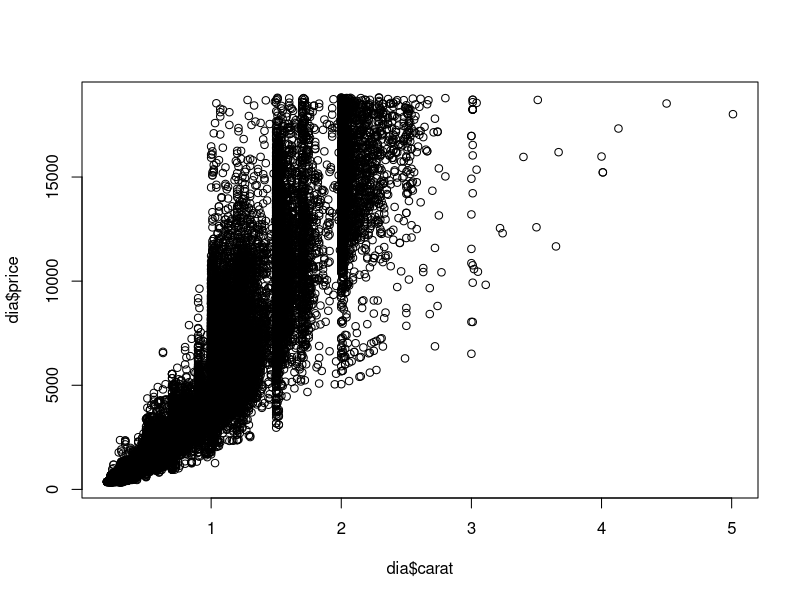
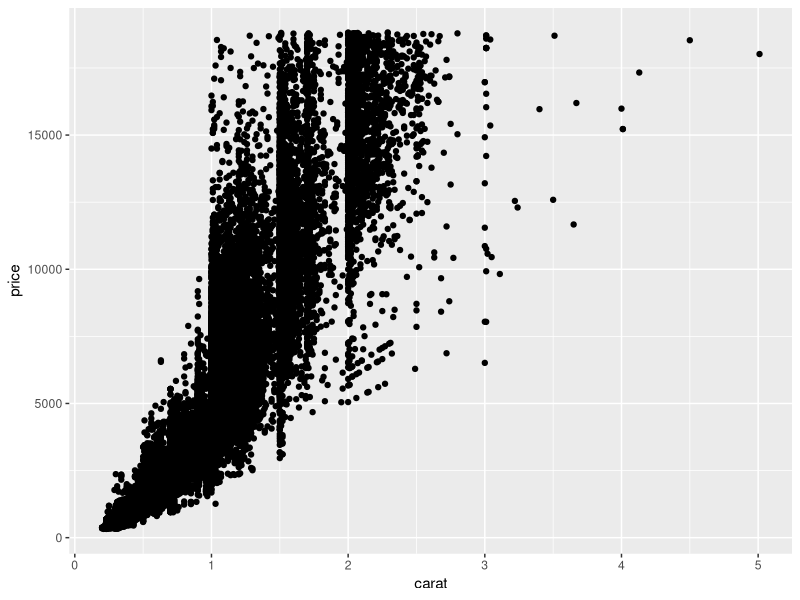
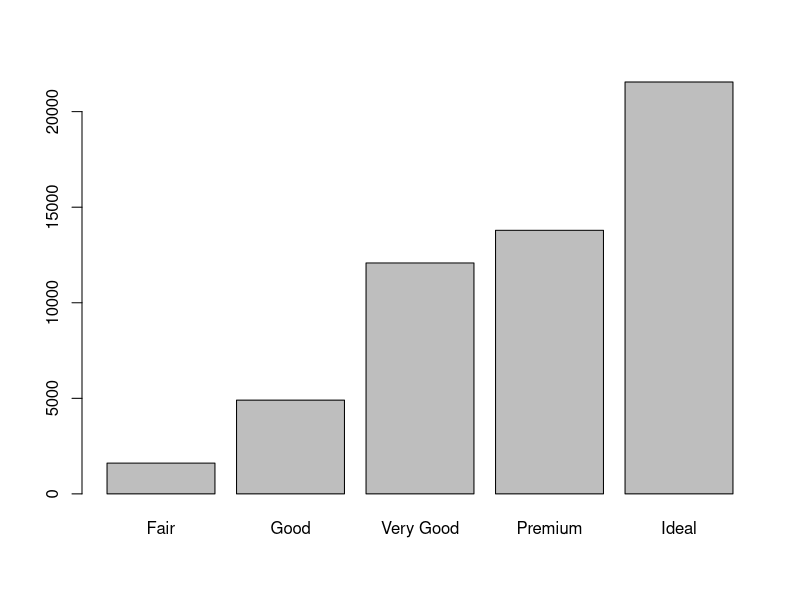
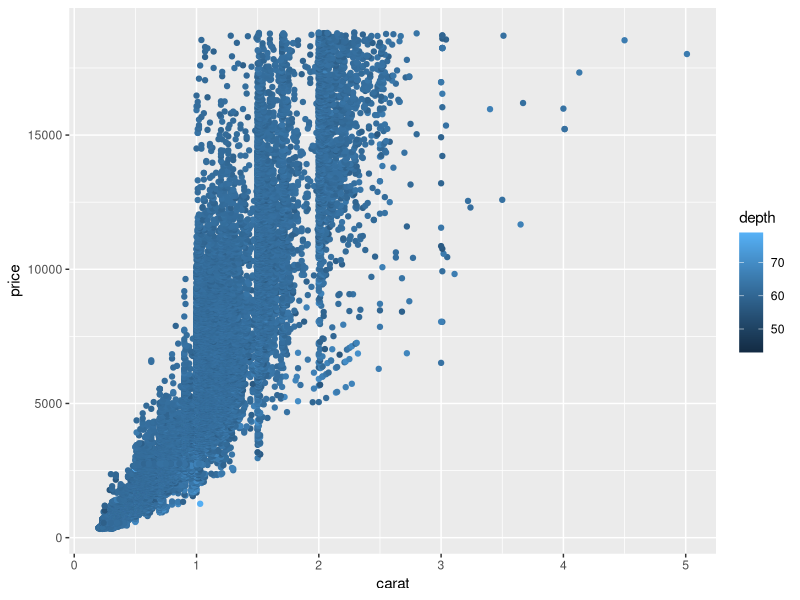
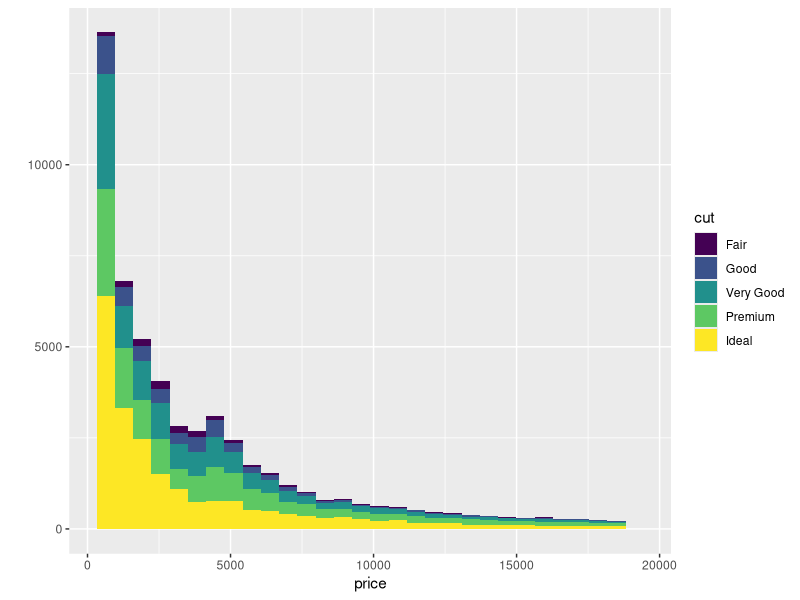

Reproduce these figures in R, in order.

#Your Name: Ashar Burney


library(ggplot2)
dia <- data.frame(diamonds)

#Find Summary of Dataset
summary(dia)

#Q1. Find the maximum price
max(dia$price)
#Q2. Find the minimum price
min(dia$price)
#Q3. Find the average price
mean(dia$price)
#Q4. How many diamonds have price more than $10000?
high<-(dia$price)>10000
sum(high)
#Q5. 

#Find relationship between Carat and Price. 
#Does Carats have effect on Price? If yes, reciprocal or Proportional?
cor(dia$carat,dia$price)#answer is proportional

plot(dia$carat, dia$price) #pass arguments

#Hint: plot()

#Build the same plot as above with qplot
qplot(data=dia, carat, price) # For your ease, I am adding the answer

#Find the highest kind of cut amongsts diamonds.
#Hint: Use plotting to find it.
plot(dia$cut)


#Include a third variable depth as color
#hint: use color with qplot
#Documentation: ?colour
qplot(data=dia, carat, price,color=depth)

#Find Relation between price and cut using fill.
#Hint: use fill with qplot
#Documentation: ?fill
qplot(data=dia,price,fill=cut,color=depth)

